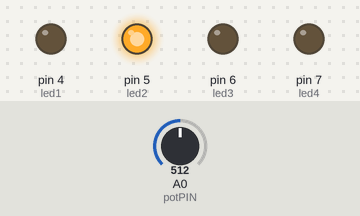
Bench run of a sketch on a simulated Arduino Uno, built with avr-gcc and run on an emulated ATmega328P. Shown: output pins drawn as LEDs (lit = HIGH). Inputs (shaded band) come from the test bench; at power-on: A0 (potPIN) = 512.

Above: at 3.6 s.
3.7 s: A0 (potPIN) set to 122
At 4.02 s:
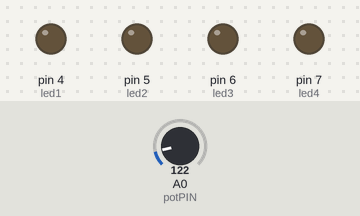
7.3 s: A0 (potPIN) set to 510
At 8.17 s:
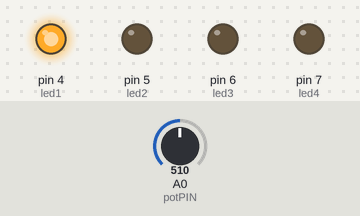
At 9.57 s:
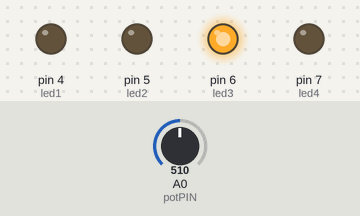
Timing chart, 0 to 16.9 s (numbered marks = the images above; inputs shaded):
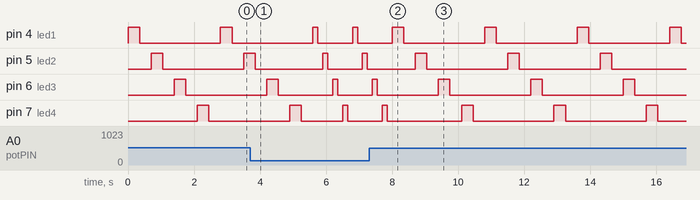

Measured:
- after the input at 7.3 s, pin 4 (led1): alternates HIGH for 0.35 s and LOW for 2.5 s, starting after 1.1 s; pin 5 (led2): alternates HIGH for 0.35 s and LOW for 2.5 s, starting after 1.4 s
- by itself, pin 4 (led1): alternates HIGH for 0.35 s and LOW for 2.5 s
- by itself, pin 7 (led4): repeats every 2.6 s: LOW 2.3 s, HIGH 0.35 s

The sketch:

code.ino
```cpp
/*
--> Utilisation d'un potentiomètre pour contrôler la vitesse du chenillard
  Fait par Delestre Noah
  Creation date : 05/10/2023
  Last update : 05/10/2023
*/

int led1 = 4;
int led2 = 5;
int led3 = 6;
int led4 = 7;
int t = 0;
int potPIN = A0;
int readValue;
int writeValue;

void setup() {
  Serial.begin (9600);
  pinMode(led1,OUTPUT);
  pinMode(led2,OUTPUT);
  pinMode(led3,OUTPUT);
  pinMode(led4,OUTPUT);
  }

void loop() {
  readValue = analogRead(potPIN);
    if (readValue < 100) {
        t = 100;
    }
    else if (readValue >= 100 && readValue < 200){
        t = 150;
    }
    else if (readValue >= 200 && readValue < 300) {
        t = 200;
    }
    else if (readValue >= 300 && readValue < 400) {
        t = 250;
    }
    else if (readValue >= 400 && readValue < 500) {
        t = 300;
    }
    else if (readValue >= 500 && readValue < 600) {
        t = 350;
    }
    else if (readValue >= 700 && readValue < 800) {
        t = 400;
    }
    else if (readValue >= 800 && readValue < 900) {
        t = 450;
    }
    else if (readValue >= 900 && readValue < 1024) {
        t = 500;
    }
    digitalWrite(4,HIGH);
    delay(t);
    digitalWrite(4,LOW);
    delay(t);
    digitalWrite(5,HIGH);
    delay(t);
    digitalWrite(5,LOW);
    delay(t);
    digitalWrite(6,HIGH);
    delay(t);
    digitalWrite(6,LOW);
    delay(t);
    digitalWrite(7,HIGH);
    delay(t);
    digitalWrite(7,LOW);
    delay(t);
  }
```
